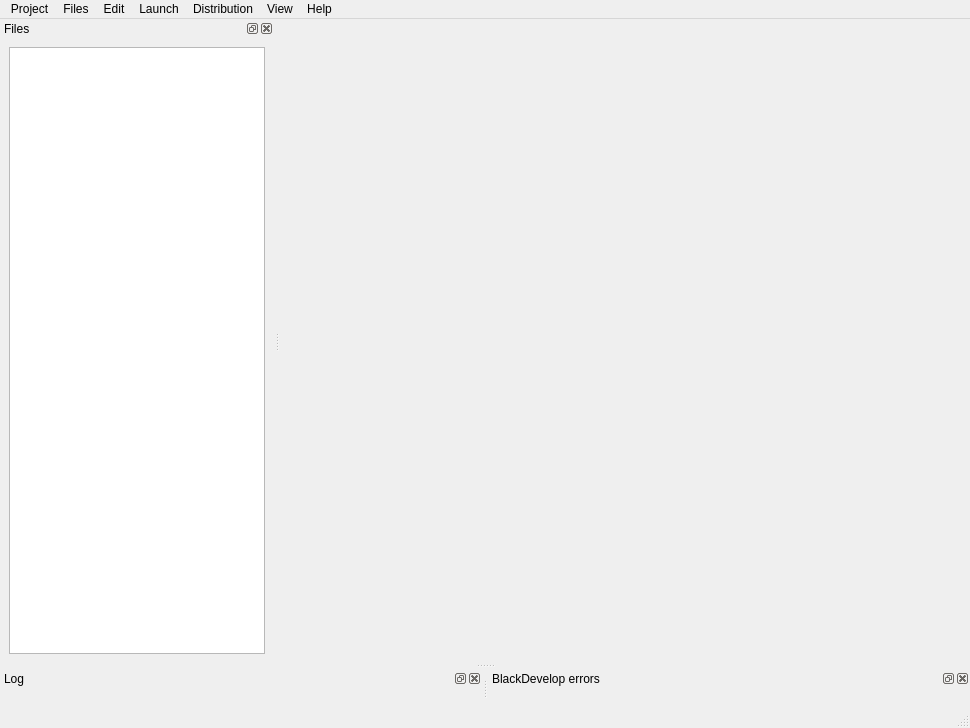
<?xml version="1.0" encoding="UTF-8"?>
<ui version="4.0">
 <class>MainWindow</class>
 <widget class="QMainWindow" name="MainWindow">
  <property name="geometry">
   <rect>
    <x>0</x>
    <y>0</y>
    <width>970</width>
    <height>728</height>
   </rect>
  </property>
  <property name="windowTitle">
   <string>BlackDevelop</string>
  </property>
  <widget class="QWidget" name="centralwidget">
   <layout class="QGridLayout" name="gridLayout_3">
    <item row="0" column="0">
     <widget class="QTabWidget" name="tabWidget">
      <property name="currentIndex">
       <number>-1</number>
      </property>
      <property name="documentMode">
       <bool>true</bool>
      </property>
      <property name="tabsClosable">
       <bool>true</bool>
      </property>
      <property name="movable">
       <bool>true</bool>
      </property>
     </widget>
    </item>
   </layout>
  </widget>
  <widget class="QMenuBar" name="menubar">
   <property name="geometry">
    <rect>
     <x>0</x>
     <y>0</y>
     <width>970</width>
     <height>29</height>
    </rect>
   </property>
   <widget class="QMenu" name="menuProject">
    <property name="title">
     <string>Project</string>
    </property>
    <widget class="QMenu" name="menuImport">
     <property name="title">
      <string>Import from</string>
     </property>
     <property name="icon">
      <iconset theme="albumfolder-importdir"/>
     </property>
     <addaction name="actionFrom_tgz"/>
     <addaction name="actionFrom_GitHub"/>
    </widget>
    <addaction name="actionNew_2"/>
    <addaction name="actionOpen"/>
    <addaction name="actionSave"/>
    <addaction name="actionSave_as"/>
    <addaction name="separator"/>
    <addaction name="menuImport"/>
    <addaction name="separator"/>
    <addaction name="actionClose"/>
    <addaction name="separator"/>
    <addaction name="actionExit"/>
   </widget>
   <widget class="QMenu" name="menuEdit">
    <property name="title">
     <string>Edit</string>
    </property>
    <addaction name="actionBlackDevelop_settings"/>
    <addaction name="separator"/>
    <addaction name="actionProject_settings"/>
    <addaction name="separator"/>
    <addaction name="actionModules"/>
   </widget>
   <widget class="QMenu" name="menuLaunch">
    <property name="title">
     <string>Launch</string>
    </property>
    <addaction name="actionRun_program"/>
    <addaction name="separator"/>
    <addaction name="actionBuild_and_run"/>
    <addaction name="separator"/>
    <addaction name="actionBuild"/>
   </widget>
   <widget class="QMenu" name="menuDistribution">
    <property name="title">
     <string>Distribution</string>
    </property>
    <addaction name="actionBuild_RPM_package"/>
    <addaction name="separator"/>
    <addaction name="actionBuild_tar_gz_source"/>
    <addaction name="actionGitHub"/>
   </widget>
   <widget class="QMenu" name="menuHelp">
    <property name="title">
     <string>Help</string>
    </property>
    <addaction name="actionAbout_BlackDevelop"/>
    <addaction name="separator"/>
    <addaction name="actionQbout_Qt5"/>
   </widget>
   <widget class="QMenu" name="menuView">
    <property name="title">
     <string>View</string>
    </property>
    <addaction name="actionDirectories"/>
    <addaction name="actionLog"/>
    <addaction name="actionErrors"/>
    <addaction name="separator"/>
    <addaction name="actionAll_files"/>
   </widget>
   <widget class="QMenu" name="menuFile">
    <property name="title">
     <string>Files</string>
    </property>
    <widget class="QMenu" name="menuNew">
     <property name="title">
      <string>New</string>
     </property>
     <property name="icon">
      <iconset theme="document-new"/>
     </property>
     <widget class="QMenu" name="menuGraphical_interface">
      <property name="title">
       <string>Graphical window</string>
      </property>
      <property name="icon">
       <iconset theme="window"/>
      </property>
      <addaction name="actionMainWindow"/>
      <addaction name="actionDialog"/>
      <addaction name="actionWizard"/>
     </widget>
     <addaction name="actionSource_directory"/>
     <addaction name="separator"/>
     <addaction name="actionText_document"/>
     <addaction name="actionBash_script"/>
     <addaction name="separator"/>
     <addaction name="actionPackage"/>
     <addaction name="actionModule"/>
     <addaction name="menuGraphical_interface"/>
    </widget>
    <addaction name="menuNew"/>
    <addaction name="actionRename"/>
    <addaction name="actionDelete"/>
    <addaction name="separator"/>
    <addaction name="actionImport"/>
   </widget>
   <addaction name="menuProject"/>
   <addaction name="menuFile"/>
   <addaction name="menuEdit"/>
   <addaction name="menuLaunch"/>
   <addaction name="menuDistribution"/>
   <addaction name="menuView"/>
   <addaction name="menuHelp"/>
  </widget>
  <widget class="QStatusBar" name="statusbar"/>
  <widget class="QDockWidget" name="dockWidget">
   <property name="windowTitle">
    <string>Files</string>
   </property>
   <attribute name="dockWidgetArea">
    <number>1</number>
   </attribute>
   <widget class="QWidget" name="dockWidgetContents">
    <layout class="QGridLayout" name="gridLayout">
     <item row="0" column="0">
      <widget class="QTreeView" name="treeView">
       <property name="dragEnabled">
        <bool>true</bool>
       </property>
       <property name="dragDropOverwriteMode">
        <bool>true</bool>
       </property>
       <property name="dragDropMode">
        <enum>QAbstractItemView::DropOnly</enum>
       </property>
       <property name="defaultDropAction">
        <enum>Qt::TargetMoveAction</enum>
       </property>
       <property name="alternatingRowColors">
        <bool>false</bool>
       </property>
       <property name="sortingEnabled">
        <bool>true</bool>
       </property>
       <property name="expandsOnDoubleClick">
        <bool>true</bool>
       </property>
      </widget>
     </item>
    </layout>
   </widget>
  </widget>
  <widget class="QDockWidget" name="dockWidget_3">
   <property name="windowTitle">
    <string>Log</string>
   </property>
   <attribute name="dockWidgetArea">
    <number>8</number>
   </attribute>
   <widget class="QWidget" name="dockWidgetContents_3">
    <layout class="QGridLayout" name="gridLayout_2"/>
   </widget>
  </widget>
  <widget class="QDockWidget" name="dockWidget_2">
   <property name="floating">
    <bool>false</bool>
   </property>
   <property name="windowTitle">
    <string>BlackDevelop errors</string>
   </property>
   <attribute name="dockWidgetArea">
    <number>8</number>
   </attribute>
   <widget class="QWidget" name="dockWidgetContents_2">
    <layout class="QGridLayout" name="gridLayout_4"/>
   </widget>
  </widget>
  <action name="actionPython3">
   <property name="text">
    <string>Python3</string>
   </property>
  </action>
  <action name="actionNew_2">
   <property name="icon">
    <iconset theme="document-new">
     <normaloff>../../../../../../../../.designer/backup</normaloff>../../../../../../../../.designer/backup</iconset>
   </property>
   <property name="text">
    <string>New</string>
   </property>
   <property name="shortcut">
    <string>Ctrl+N</string>
   </property>
  </action>
  <action name="actionOpen">
   <property name="icon">
    <iconset theme="document-open">
     <normaloff>../../../../../../../../.designer/backup</normaloff>../../../../../../../../.designer/backup</iconset>
   </property>
   <property name="text">
    <string>Open</string>
   </property>
   <property name="shortcut">
    <string>Ctrl+O</string>
   </property>
  </action>
  <action name="actionExit">
   <property name="icon">
    <iconset theme="application-exit">
     <normaloff>../../../../../../../../.designer/backup</normaloff>../../../../../../../../.designer/backup</iconset>
   </property>
   <property name="text">
    <string>Exit</string>
   </property>
   <property name="shortcut">
    <string>Ctrl+Q</string>
   </property>
   <property name="menuRole">
    <enum>QAction::QuitRole</enum>
   </property>
  </action>
  <action name="actionSave">
   <property name="icon">
    <iconset theme="document-save">
     <normaloff>../../../../../../../../.designer/backup</normaloff>../../../../../../../../.designer/backup</iconset>
   </property>
   <property name="text">
    <string>Save</string>
   </property>
   <property name="shortcut">
    <string>Ctrl+S</string>
   </property>
  </action>
  <action name="actionSave_as">
   <property name="icon">
    <iconset theme="document-save-as">
     <normaloff>../../../../../../../../.designer/backup</normaloff>../../../../../../../../.designer/backup</iconset>
   </property>
   <property name="text">
    <string>Save as ...</string>
   </property>
   <property name="shortcut">
    <string>Ctrl+Shift+S</string>
   </property>
  </action>
  <action name="actionBlackDevelop_settings">
   <property name="icon">
    <iconset theme="preferences-desktop">
     <normaloff>../../../../../../../../.designer/backup</normaloff>../../../../../../../../.designer/backup</iconset>
   </property>
   <property name="text">
    <string>BlackDevelop settings ...</string>
   </property>
   <property name="menuRole">
    <enum>QAction::PreferencesRole</enum>
   </property>
  </action>
  <action name="actionProject_settings">
   <property name="icon">
    <iconset theme="document-properties">
     <normaloff>../../../../../../../../.designer/backup</normaloff>../../../../../../../../.designer/backup</iconset>
   </property>
   <property name="text">
    <string>Project settings ...</string>
   </property>
  </action>
  <action name="actionRun_program">
   <property name="icon">
    <iconset theme="media-playback-start">
     <normaloff>../../../../../../../../.designer/backup</normaloff>../../../../../../../../.designer/backup</iconset>
   </property>
   <property name="text">
    <string>Run</string>
   </property>
   <property name="shortcut">
    <string>Ctrl+R</string>
   </property>
  </action>
  <action name="actionBuild_and_run">
   <property name="icon">
    <iconset theme="debug-run"/>
   </property>
   <property name="text">
    <string>Build and run</string>
   </property>
   <property name="shortcut">
    <string>Ctrl+Shift+R</string>
   </property>
  </action>
  <action name="actionBuild_RPM_package">
   <property name="icon">
    <iconset theme="application-x-rpm">
     <normaloff>../../../../../../../../.designer/icons/x-rpm.png</normaloff>../../../../../../../../.designer/icons/x-rpm.png</iconset>
   </property>
   <property name="text">
    <string>Build RPM package ...</string>
   </property>
  </action>
  <action name="actionBuild_tar_gz_source">
   <property name="icon">
    <iconset theme="package-x-generic">
     <normaloff>../../../../../../../../.designer/backup</normaloff>../../../../../../../../.designer/backup</iconset>
   </property>
   <property name="text">
    <string>Export .tar.gz source ...</string>
   </property>
  </action>
  <action name="actionUpload_to_packagecloud_io_and_build_RPM">
   <property name="text">
    <string>Upload to packagecloud.io and build RPM (auto-updating) ...</string>
   </property>
  </action>
  <action name="actionFrom_tgz">
   <property name="icon">
    <iconset theme="package-x-generic">
     <normaloff>../../../../../../../../.designer/backup</normaloff>../../../../../../../../.designer/backup</iconset>
   </property>
   <property name="text">
    <string>.tgz ...</string>
   </property>
  </action>
  <action name="actionFrom_GitHub">
   <property name="icon">
    <iconset>
     <normaloff>icons/x-github.png</normaloff>icons/x-github.png</iconset>
   </property>
   <property name="text">
    <string>GitHub ...</string>
   </property>
  </action>
  <action name="actionFrom_SourceForge_com">
   <property name="text">
    <string>From sourceforge.net</string>
   </property>
  </action>
  <action name="actionAbout_BlackDevelop">
   <property name="icon">
    <iconset theme="help-about">
     <normaloff>../../../../../../../../.designer/backup</normaloff>../../../../../../../../.designer/backup</iconset>
   </property>
   <property name="text">
    <string>About BlackDevelop</string>
   </property>
   <property name="menuRole">
    <enum>QAction::AboutRole</enum>
   </property>
  </action>
  <action name="actionQbout_Qt5">
   <property name="icon">
    <iconset theme="qtlogo"/>
   </property>
   <property name="text">
    <string>Qbout Qt5</string>
   </property>
   <property name="menuRole">
    <enum>QAction::AboutQtRole</enum>
   </property>
  </action>
  <action name="actionDirectories">
   <property name="checkable">
    <bool>true</bool>
   </property>
   <property name="checked">
    <bool>true</bool>
   </property>
   <property name="text">
    <string>Files</string>
   </property>
  </action>
  <action name="actionGitHub">
   <property name="icon">
    <iconset>
     <normaloff>icons/x-github.png</normaloff>icons/x-github.png</iconset>
   </property>
   <property name="text">
    <string>Push to GitHub</string>
   </property>
   <property name="iconText">
    <string>Upload to GitHub</string>
   </property>
   <property name="statusTip">
    <string>Upload to GitHub</string>
   </property>
   <property name="iconVisibleInMenu">
    <bool>true</bool>
   </property>
  </action>
  <action name="actionSourceforge">
   <property name="text">
    <string>Sourceforge</string>
   </property>
  </action>
  <action name="actionLog">
   <property name="checkable">
    <bool>true</bool>
   </property>
   <property name="checked">
    <bool>true</bool>
   </property>
   <property name="text">
    <string>Log</string>
   </property>
  </action>
  <action name="actionImport">
   <property name="icon">
    <iconset theme="list-add">
     <normaloff>../../../../../../../../.designer/backup</normaloff>../../../../../../../../.designer/backup</iconset>
   </property>
   <property name="text">
    <string>Import ...</string>
   </property>
   <property name="iconText">
    <string>Import file</string>
   </property>
   <property name="statusTip">
    <string>Import file</string>
   </property>
   <property name="shortcut">
    <string>Ctrl+I</string>
   </property>
  </action>
  <action name="actionBash_script">
   <property name="icon">
    <iconset theme="utilities-terminal">
     <normaloff>../../../../../../../../.designer/backup</normaloff>../../../../../../../../.designer/backup</iconset>
   </property>
   <property name="text">
    <string>Bash script</string>
   </property>
  </action>
  <action name="actionText_document">
   <property name="icon">
    <iconset theme="text-x-generic">
     <normaloff>../../../../../../../../.designer/backup</normaloff>../../../../../../../../.designer/backup</iconset>
   </property>
   <property name="text">
    <string>Text document</string>
   </property>
  </action>
  <action name="actionPackage">
   <property name="icon">
    <iconset theme="package-x-generic">
     <normaloff>../../../../../../../../.designer/backup</normaloff>../../../../../../../../.designer/backup</iconset>
   </property>
   <property name="text">
    <string>Package</string>
   </property>
   <property name="statusTip">
    <string>New package</string>
   </property>
  </action>
  <action name="actionModule">
   <property name="icon">
    <iconset theme="text-x-generic">
     <normaloff>../../../../../../../../.designer/backup</normaloff>../../../../../../../../.designer/backup</iconset>
   </property>
   <property name="text">
    <string>Module</string>
   </property>
   <property name="statusTip">
    <string>New module</string>
   </property>
  </action>
  <action name="actionAll_files">
   <property name="checkable">
    <bool>true</bool>
   </property>
   <property name="checked">
    <bool>false</bool>
   </property>
   <property name="text">
    <string>All files</string>
   </property>
   <property name="shortcut">
    <string>Ctrl+H</string>
   </property>
  </action>
  <action name="actionModules">
   <property name="icon">
    <iconset theme="x-package-repository">
     <normaloff>../../../../../../../../.designer/backup</normaloff>../../../../../../../../.designer/backup</iconset>
   </property>
   <property name="text">
    <string>Modules ...</string>
   </property>
  </action>
  <action name="actionMainWindow">
   <property name="icon">
    <iconset theme="window"/>
   </property>
   <property name="text">
    <string>MainWindow</string>
   </property>
  </action>
  <action name="actionDialog">
   <property name="icon">
    <iconset theme="window"/>
   </property>
   <property name="text">
    <string>Dialog</string>
   </property>
   <property name="statusTip">
    <string>Add dialog window</string>
   </property>
  </action>
  <action name="actionWizard">
   <property name="icon">
    <iconset theme="window"/>
   </property>
   <property name="text">
    <string>Wizard</string>
   </property>
  </action>
  <action name="actionBuild">
   <property name="icon">
    <iconset theme="run-build">
     <normaloff>../../../../../../../../.designer/backup</normaloff>../../../../../../../../.designer/backup</iconset>
   </property>
   <property name="text">
    <string>Build</string>
   </property>
   <property name="shortcut">
    <string>Ctrl+B</string>
   </property>
  </action>
  <action name="actionSource_directory">
   <property name="icon">
    <iconset theme="inode-directory"/>
   </property>
   <property name="text">
    <string>Source directory</string>
   </property>
  </action>
  <action name="actionRename">
   <property name="icon">
    <iconset theme="edit-rename"/>
   </property>
   <property name="text">
    <string>Rename</string>
   </property>
  </action>
  <action name="actionDelete">
   <property name="icon">
    <iconset theme="edit-delete"/>
   </property>
   <property name="text">
    <string>Move to trash</string>
   </property>
   <property name="shortcut">
    <string>Del</string>
   </property>
  </action>
  <action name="actionErrors">
   <property name="checkable">
    <bool>true</bool>
   </property>
   <property name="text">
    <string>Errors</string>
   </property>
  </action>
  <action name="actionClose">
   <property name="icon">
    <iconset theme="project-development-close"/>
   </property>
   <property name="text">
    <string>Close project</string>
   </property>
  </action>
 </widget>
 <resources/>
 <connections>
  <connection>
   <sender>actionLog</sender>
   <signal>triggered(bool)</signal>
   <receiver>dockWidget_3</receiver>
   <slot>setVisible(bool)</slot>
   <hints>
    <hint type="sourcelabel">
     <x>-1</x>
     <y>-1</y>
    </hint>
    <hint type="destinationlabel">
     <x>353</x>
     <y>628</y>
    </hint>
   </hints>
  </connection>
  <connection>
   <sender>actionDirectories</sender>
   <signal>triggered(bool)</signal>
   <receiver>dockWidget</receiver>
   <slot>setVisible(bool)</slot>
   <hints>
    <hint type="sourcelabel">
     <x>-1</x>
     <y>-1</y>
    </hint>
    <hint type="destinationlabel">
     <x>137</x>
     <y>290</y>
    </hint>
   </hints>
  </connection>
  <connection>
   <sender>actionErrors</sender>
   <signal>triggered(bool)</signal>
   <receiver>dockWidget_2</receiver>
   <slot>setVisible(bool)</slot>
   <hints>
    <hint type="sourcelabel">
     <x>-1</x>
     <y>-1</y>
    </hint>
    <hint type="destinationlabel">
     <x>838</x>
     <y>628</y>
    </hint>
   </hints>
  </connection>
 </connections>
</ui>
